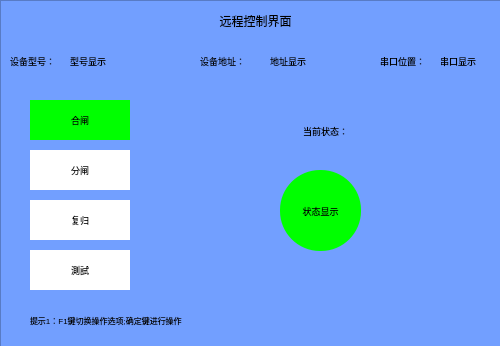
<?xml version="1.0" encoding="UTF-8"?>
<ui version="4.0">
 <class>Control</class>
 <widget class="QWidget" name="Control">
  <property name="geometry">
   <rect>
    <x>0</x>
    <y>0</y>
    <width>500</width>
    <height>346</height>
   </rect>
  </property>
  <property name="font">
   <font>
    <pointsize>8</pointsize>
   </font>
  </property>
  <property name="windowTitle">
   <string>Form</string>
  </property>
  <property name="styleSheet">
   <string notr="true">background-color: rgb(255, 255, 255);</string>
  </property>
  <widget class="QFrame" name="frame">
   <property name="geometry">
    <rect>
     <x>0</x>
     <y>0</y>
     <width>501</width>
     <height>351</height>
    </rect>
   </property>
   <property name="styleSheet">
    <string notr="true">background-color: rgb(114, 159, 255);</string>
   </property>
   <property name="frameShape">
    <enum>QFrame::StyledPanel</enum>
   </property>
   <property name="frameShadow">
    <enum>QFrame::Raised</enum>
   </property>
   <widget class="QLabel" name="label">
    <property name="geometry">
     <rect>
      <x>10</x>
      <y>50</y>
      <width>61</width>
      <height>21</height>
     </rect>
    </property>
    <property name="font">
     <font>
      <pointsize>7</pointsize>
     </font>
    </property>
    <property name="styleSheet">
     <string notr="true"/>
    </property>
    <property name="text">
     <string>设备型号：</string>
    </property>
   </widget>
   <widget class="QLabel" name="label_2">
    <property name="geometry">
     <rect>
      <x>200</x>
      <y>50</y>
      <width>61</width>
      <height>21</height>
     </rect>
    </property>
    <property name="font">
     <font>
      <pointsize>7</pointsize>
     </font>
    </property>
    <property name="styleSheet">
     <string notr="true"/>
    </property>
    <property name="text">
     <string>设备地址：</string>
    </property>
   </widget>
   <widget class="QLabel" name="label_3">
    <property name="geometry">
     <rect>
      <x>10</x>
      <y>10</y>
      <width>491</width>
      <height>21</height>
     </rect>
    </property>
    <property name="font">
     <font>
      <pointsize>9</pointsize>
     </font>
    </property>
    <property name="styleSheet">
     <string notr="true"/>
    </property>
    <property name="text">
     <string>远程控制界面</string>
    </property>
    <property name="alignment">
     <set>Qt::AlignCenter</set>
    </property>
   </widget>
   <widget class="QLabel" name="label_type">
    <property name="geometry">
     <rect>
      <x>70</x>
      <y>50</y>
      <width>61</width>
      <height>21</height>
     </rect>
    </property>
    <property name="font">
     <font>
      <pointsize>7</pointsize>
     </font>
    </property>
    <property name="styleSheet">
     <string notr="true"/>
    </property>
    <property name="text">
     <string>型号显示</string>
    </property>
   </widget>
   <widget class="QLabel" name="label_addr">
    <property name="geometry">
     <rect>
      <x>270</x>
      <y>50</y>
      <width>51</width>
      <height>21</height>
     </rect>
    </property>
    <property name="font">
     <font>
      <pointsize>7</pointsize>
     </font>
    </property>
    <property name="styleSheet">
     <string notr="true"/>
    </property>
    <property name="text">
     <string>地址显示</string>
    </property>
   </widget>
   <widget class="QLabel" name="label_com">
    <property name="geometry">
     <rect>
      <x>440</x>
      <y>50</y>
      <width>51</width>
      <height>21</height>
     </rect>
    </property>
    <property name="font">
     <font>
      <pointsize>7</pointsize>
     </font>
    </property>
    <property name="styleSheet">
     <string notr="true"/>
    </property>
    <property name="text">
     <string>串口显示</string>
    </property>
   </widget>
   <widget class="QLabel" name="label_9">
    <property name="geometry">
     <rect>
      <x>380</x>
      <y>50</y>
      <width>61</width>
      <height>21</height>
     </rect>
    </property>
    <property name="font">
     <font>
      <pointsize>7</pointsize>
     </font>
    </property>
    <property name="styleSheet">
     <string notr="true"/>
    </property>
    <property name="text">
     <string>串口位置：</string>
    </property>
   </widget>
   <widget class="QLabel" name="label_stat1">
    <property name="geometry">
     <rect>
      <x>280</x>
      <y>170</y>
      <width>81</width>
      <height>81</height>
     </rect>
    </property>
    <property name="font">
     <font>
      <pointsize>7</pointsize>
     </font>
    </property>
    <property name="styleSheet">
     <string notr="true">background-color: rgb(0, 255, 0);
border-radius:40px;
border-color: rgb(0, 0, 0);
border-width: 1px;</string>
    </property>
    <property name="text">
     <string>状态显示</string>
    </property>
    <property name="alignment">
     <set>Qt::AlignCenter</set>
    </property>
   </widget>
   <widget class="QLabel" name="label_4">
    <property name="geometry">
     <rect>
      <x>230</x>
      <y>120</y>
      <width>191</width>
      <height>21</height>
     </rect>
    </property>
    <property name="font">
     <font>
      <pointsize>7</pointsize>
     </font>
    </property>
    <property name="text">
     <string>当前状态：</string>
    </property>
    <property name="alignment">
     <set>Qt::AlignCenter</set>
    </property>
   </widget>
   <widget class="QLabel" name="label_6">
    <property name="geometry">
     <rect>
      <x>30</x>
      <y>310</y>
      <width>461</width>
      <height>21</height>
     </rect>
    </property>
    <property name="font">
     <font>
      <pointsize>6</pointsize>
     </font>
    </property>
    <property name="styleSheet">
     <string notr="true"/>
    </property>
    <property name="text">
     <string>提示1：F1键切换操作选项;确定键进行操作</string>
    </property>
   </widget>
   <widget class="QLabel" name="relay_on">
    <property name="geometry">
     <rect>
      <x>30</x>
      <y>100</y>
      <width>100</width>
      <height>40</height>
     </rect>
    </property>
    <property name="font">
     <font>
      <pointsize>7</pointsize>
     </font>
    </property>
    <property name="styleSheet">
     <string notr="true">background-color: rgb(0, 255, 0);</string>
    </property>
    <property name="text">
     <string>合闸</string>
    </property>
    <property name="alignment">
     <set>Qt::AlignCenter</set>
    </property>
   </widget>
   <widget class="QLabel" name="relay_off">
    <property name="geometry">
     <rect>
      <x>30</x>
      <y>150</y>
      <width>100</width>
      <height>40</height>
     </rect>
    </property>
    <property name="font">
     <font>
      <pointsize>7</pointsize>
     </font>
    </property>
    <property name="styleSheet">
     <string notr="true">background-color: rgb(255, 255, 255);</string>
    </property>
    <property name="text">
     <string>分闸</string>
    </property>
    <property name="alignment">
     <set>Qt::AlignCenter</set>
    </property>
   </widget>
   <widget class="QLabel" name="reset">
    <property name="geometry">
     <rect>
      <x>30</x>
      <y>200</y>
      <width>100</width>
      <height>40</height>
     </rect>
    </property>
    <property name="font">
     <font>
      <pointsize>7</pointsize>
     </font>
    </property>
    <property name="styleSheet">
     <string notr="true">background-color: rgb(255, 255, 255);</string>
    </property>
    <property name="text">
     <string>复归</string>
    </property>
    <property name="alignment">
     <set>Qt::AlignCenter</set>
    </property>
   </widget>
   <widget class="QLabel" name="test">
    <property name="geometry">
     <rect>
      <x>30</x>
      <y>250</y>
      <width>100</width>
      <height>40</height>
     </rect>
    </property>
    <property name="font">
     <font>
      <pointsize>7</pointsize>
     </font>
    </property>
    <property name="styleSheet">
     <string notr="true">background-color: rgb(255, 255, 255);</string>
    </property>
    <property name="text">
     <string>測試</string>
    </property>
    <property name="alignment">
     <set>Qt::AlignCenter</set>
    </property>
   </widget>
  </widget>
 </widget>
 <resources/>
 <connections/>
</ui>
